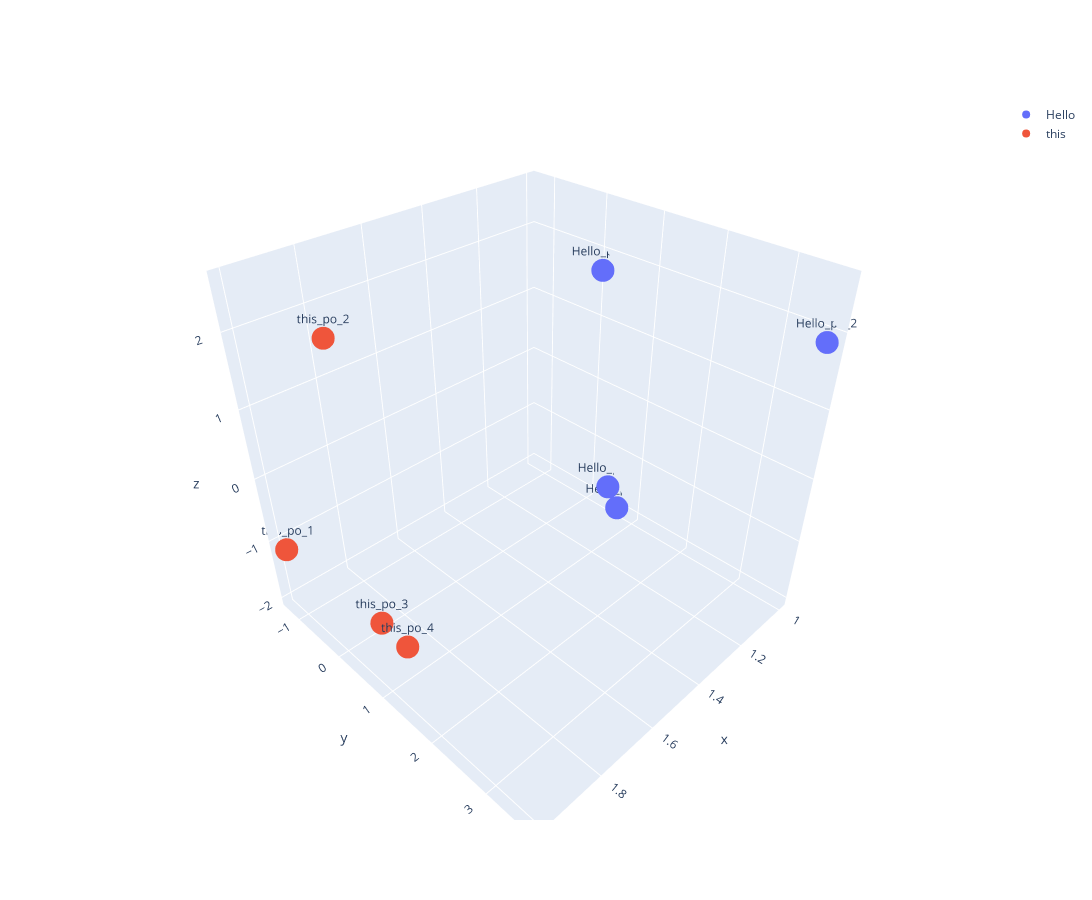

Here is the notebook cell this chart was saved with:
### Markdown cell above
##### 3D Plotting Sin Cos Circumference (Our Own Embedding)

### Code cell
r1, teta1 = [], []
r2, teta2 = [], []

# Projecting Word_1     
for i in PositionEncoderOutput.T.columns:
    x, y = finding_r(1,PositionEncoderOutput.T.loc[PositionEncoderOutput.T.index[0],i])
    r1.append(x),teta1.append(y)

# Projecting Word_2    
for i in PositionEncoderOutput.T.columns:
    x, y = finding_r(1,PositionEncoderOutput.T.loc[PositionEncoderOutput.T.index[1],i])
    r2.append(x),teta2.append(y)


fig = go.Figure()

# Adding First Word 
fig.add_scatter3d(x = [1]*len(r1) ,y = r1, z= teta1  , text=[f"{PositionEncoderOutput.T.index[0]}_po_{n+1}" for n in range(len(PositionEncoderOutput.index))],mode='markers+text', name=PositionEncoderOutput.T.index[0])

# Adding second Word 
fig.add_scatter3d(x = [2]*len(r2) ,y = r2, z= teta2  , text=[f"{PositionEncoderOutput.T.index[1]}_po_{n+1}" for n in range(len(PositionEncoderOutput.index))],mode='markers+text', name=PositionEncoderOutput.T.index[1])

# Plotting
fig.update_layout(autosize=False,width=1400,height=900,)
fig.show()

### Figure 1 — Plotly figure (JSON) as saved in the notebook; plotly's stock layout.template omitted (floating-point values rounded to 4 significant figures)
{"data": [{"mode": "markers+text", "name": "Hello", "text": ["Hello_po_1", "Hello_po_2", "Hello_po_3", "Hello_po_4"], "type": "scatter3d", "x": [1, 1, 1, 1], "y": [0.4472, 3.642, 0.1147, 0.664], "z": [-1.696, 1.879, 1.742, -1.994]}, {"mode": "markers+text", "name": "this", "text": ["this_po_1", "this_po_2", "this_po_3", "this_po_4"], "type": "scatter3d", "x": [2, 2, 2, 2], "y": [-1.271, 0.6192, 0.9628, 1.473], "z": [-1.14, 2.571, -0.9768, -1.01]}], "layout": {"autosize": false, "height": 900, "width": 1400}}
